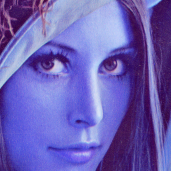
#> input picture res/myface_.png, 171 x 171 px, given in place of Lenna.png, which was not available
$ python faceIdentification.py   (older library calls are emulated)
#> lines starting #> are read from the running program, lines starting #| are printed output that depends on the picture; pictures that were not available may be replaced by others from this repository, and a replacement may not be noted
### ImageBase.py
#python3
#Steven Image base operation Class
import cv2
import numpy as np
from matplotlib import pyplot as plt
import random

def changeBgr2Rbg(img): #input color img
    if getImagChannel(img) == 3:
        b,g,r = cv2.split(img)       # get b,g,r
        img = cv2.merge([r,g,b])
    return img

# [5 lines left out: function changeRbg2Bgr, not called in this run]

def loadImg(file, mode=cv2.IMREAD_COLOR, toRgb=True):
    #mode = cv2.IMREAD_COLOR cv2.IMREAD_GRAYSCALE cv2.IMREAD_UNCHANGED
    try:
        img = cv2.imread(file,mode)
    except:
        print("Load image error,file=",file)

    assert(img is not None)
    if toRgb:
        if getImagChannel(img) == 3:
            img = changeBgr2Rbg(img)
    return img

def loadGrayImg(file):
    img = loadImg(file,mode=cv2.IMREAD_GRAYSCALE)
    return img

def writeImg(img,filePath):
    cv2.imwrite(filePath,img)

def infoImg(img,str='image:'):
    return print(str,'shape:',img.shape,'size:',img.size,'dims=',img.ndim,'dtype:',img.dtype)

# [4 lines left out: function grayImg, not called in this run]

def getImagChannel(img):
    if img.ndim == 3: #color r g b channel
        return 3
    return 1  #only one channel

# [27 lines left out: functions resizeImg, showimage, plotImg, not called in this run]

def getImgHW(img):
    return img.shape[0],img.shape[1]

def distanceImg(img1,img2):
    return np.sqrt(np.sum(np.square(img1 - img2)))

"""-----------------------operation start-------"""
# [100 lines left out: functions calcAndDrawHist, equalizedHist, custEqualizedHist, histogram_equalize, binaryImage, binaryImage2 and 2 more, not called in this run]

def thresHoldModel(img,mode=cv2.ADAPTIVE_THRESH_MEAN_C):
    #cv2.ADAPTIVE_THRESH_GAUSSIAN_C
    return cv2.adaptiveThreshold(img,255,mode,cv2.THRESH_BINARY,11,2)

def convolutionImg(img,kernel):
    return cv2.filter2D(img,-1,kernel)

# [343 lines left out: functions colorSpace, flipImg, custGray, differImg, reverseImg, LightImg and 9 more, not called in this run]

#https://docs.opencv.org/trunk/da/d22/tutorial_py_canny.html
def cannyImg(img,threshold1=100,threshold2=200):
    return cv2.Canny(img, threshold1=threshold1, threshold2=threshold2)

def sobelImg(img,scale=1,delta=0,ddepth = cv2.CV_16S, ksize=3):
    return cv2.Sobel(img, ddepth, 1, 0, ksize=ksize, scale=scale, delta=delta, borderType=cv.BORDER_DEFAULT)

# [23 lines left out: functions textImg, jointImage, not called in this run]

def rectangleImg(img,startPt,stopPt,color=(0, 0, 255),thickness=2):
    #return cv2.rectangle(img=img, pt1=startPt, pt2=stopPt, color=color, thickness=thickness)
    return cv2.rectangle(img, startPt, stopPt, color, thickness=2)

# [17 lines left out: functions adjustBrightnessAndContrast, GammaCorrection, not called in this run]

### CascadeClassifier.py
#python3
import cv2
import numpy as np

class CascadeClassifier:
    def __init__(self,cascPath):
        self.cascPath = cascPath
        self.faceCascade = cv2.CascadeClassifier(cascPath)

    def detecvFace(self,img):
        gray = cv2.cvtColor(img, cv2.COLOR_BGR2GRAY)
        faces = self.faceCascade.detectMultiScale(
                    gray,
                    scaleFactor=1.1,
                    minNeighbors=5,
                    minSize=(30, 30)
                    )
        return faces

    def detecvFaceImgOne(self,img): #return one
        faces = self.detecvFace(img)
        if len(faces)>0:
            (x, y, w, h) = faces[-1]
            #return img[x:x+w,y:y+h]
            return img[y:y+h,x:x+w]
        return None
        # for (x, y, w, h) in faces:
        #     print(x,y,w,h)
        #     #return img[x:x+w,y:y+h].copy()
        #     return img[x:x+w,y:y+h]

    # [6 lines left out: function detecvFaceImgs, not called in this run]

    def getDetectImg(self,image):
        faces = self.detecvFace(image)
        print("Found {0} faces!".format(len(faces)))
        newImg = image.copy()
        for (x, y, w, h) in faces:
            print(x, y, w, h)
            cv2.rectangle(newImg, (x, y), (x+w, y+h), (0, 255, 0), 2)

        return newImg

    # [10 lines left out: function showDetectImg, not called in this run]

### mainImagePlot.py
#python3
#Steven 11/03/2020 image plot modoule

import matplotlib.pyplot as plt
from common import getRowAndColumn
from ImageBase import *

# [4 lines left out: function plotImg2, not called in this run]

def plotImagList(imgList, nameList, title='', gray=False, showticks=True):
    nImg = len(imgList)
    nRow,nColumn = getRowAndColumn(nImg)

    plt.figure().suptitle(title, fontsize="x-large")
    for n in range(nImg):
        img = imgList[n]
        ax = plt.subplot(nRow, nColumn, n + 1)
        ax.title.set_text(nameList[n])
        if gray:
            plt.imshow(img,cmap="gray")
        else:
            plt.imshow(img)

        if not showticks:
            ax.set_yticks([])
            ax.set_xticks([])
    #plt.grid(True)
    plt.tight_layout()

    # [4 lines of commented-out code are left out]
    plt.show()

# [7 lines left out: function main, not called in this run]

# [2 lines that do not run on import are left out]

### common.py
#python3
#Steven common
import numpy as np


def getRowAndColumn(N):
    """give a positive number,return suitable a*b for subplot matrix """
    if N <= 0:
        return (0,0)
    if N == 1:
        return (1,1)

    if N % 2 != 0: #odd number
        N +=1

    match = []
    for i in np.arange(1,N/2+1,dtype=np.int8):
        #print(i)
        if N % i == 0:
            match.append((int(i), int(N/i)))
    #print(match)

    '''(a,b) find the minimum abs(a-b) as the suitable result'''
    minInter = abs(match[0][0]-match[0][1])
    res = match[0]
    for i in match:
        if minInter > abs(i[0]-i[1]):
            minInter = abs(i[0]-i[1])
            res = i

    return res[0],res[1]

def main():
    print(getRowAndColumn(78))

# [2 lines that do not run on import are left out]

### faceIdentification.py
#python3
#Steven face identification
#process: 1.preprecess 2. face position 3.feature extraction 4.face recognition
import os,sys
import cv2
import numpy as np

from CascadeClassifier import CascadeClassifier
from ImageBase import*
from mainImagePlot import plotImagList

def main():
    cv2.useOptimized()
    file = r'./res/Lenna.png' # r'./res/face.jpg'#

    print('Number of parameter:', len(sys.argv))
    print('Parameters:', str(sys.argv))
    if len(sys.argv)>1:
        file = sys.argv[1]

    cascPath=r'./res/haarcascade_frontalface_default.xml'

    img = loadImg(file,mode=cv2.IMREAD_COLOR) # IMREAD_GRAYSCALE IMREAD_COLOR
#> in loadImg, img is the input picture: shape (171, 171, 3); mean B, G, R 181.8, 95.9, 107.7
#> in changeBgr2Rbg, `b,g,r = cv2.split(img)`:
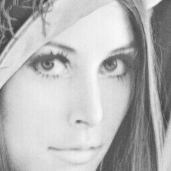
#> b: shape (171, 171); min 61, max 250, mean 181.8
#> in changeBgr2Rbg, `b,g,r = cv2.split(img)`:
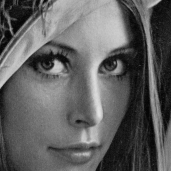
#> g: shape (171, 171); min 4, max 227, mean 95.9
#> in changeBgr2Rbg, `b,g,r = cv2.split(img)`:
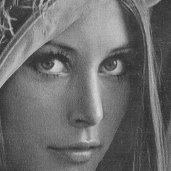
#> r: shape (171, 171); min 45, max 217, mean 107.7

    faceROI = CascadeClassifier(cascPath)

    faceR=faceROI.getDetectImg(img)
#> in detecvFace, `gray = cv2.cvtColor(img, cv2.COLOR_BGR2GRAY)`:
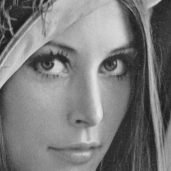
#> gray: shape (171, 171); min 27, max 232, mean 122.9
#> in detecvFace, `faces = self.faceCascade.detectMultiScale( gray, scaleFactor=1.1, minN..`: faces = [[18, 14, 136, 136]]
#| Found 1 faces!
#> the loop in getDetectImg, `for (x, y, w, h) in faces:` made 1 pass
#| 18 14 136 136
#> after the loop in getDetectImg, `for (x, y, w, h) in faces:`:
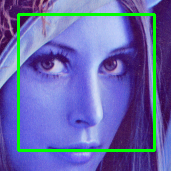
#> newImg: shape (171, 171, 3); mean R, G, B 101.8, 105, 171.8
    face = faceROI.detecvFaceImgOne(img)
#> in detecvFaceImgOne, `(x, y, w, h) = faces[-1]`: x = 18; y = 14; w = 136
#> in detecvFaceImgOne, `return img[y:y+h,x:x+w]`:
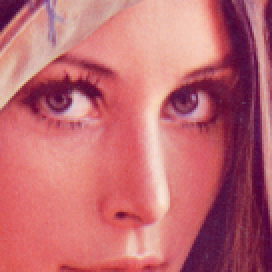
#> returned value: shape (136, 136, 3) (shown 2 times larger); mean of channels 0, 1, 2 113.8, 105.5, 192.8; drawn as B, G, R
    faceGray = cv2.cvtColor(face, cv2.COLOR_BGR2GRAY)
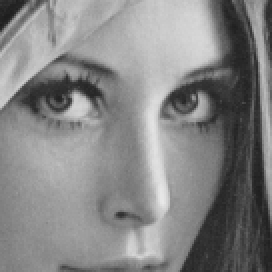
#> faceGray: shape (136, 136) (shown 2 times larger); min 29, max 232, mean 132.6

    ls = []
    names=[]
    ls.append(img),names.append('Original')
    ls.append(faceR),names.append('faceR')
    ls.append(face),names.append('face')
    ls.append(faceGray),names.append('faceGray')

    plotImagList(ls,names)
#> in plotImagList, `nImg = len(imgList)`: nImg = 4
#> after the loop in getRowAndColumn, `for i in np.arange(1,N/2+1,dtype=np.int8):`: match = [(1, 4), (2, 2)]
#> in getRowAndColumn, `minInter = abs(match[0][0]-match[0][1])`: minInter = 3
#> in getRowAndColumn, `res = match[0]`: res = (1, 4)
#> the loop in getRowAndColumn, `for i in match:` made 2 passes
#> (minInter, res) on pass 2: (0, (2, 2))
#> after the loop in getRowAndColumn, `for i in match:`: minInter = 0
#> in plotImagList, `nRow,nColumn = getRowAndColumn(nImg)`: nRow = 2

    #writeImg(face,'./res/myface_.png')
    #writeImg(faceGray,'./res/myface_gray.png')

if __name__=="__main__":
    main()
